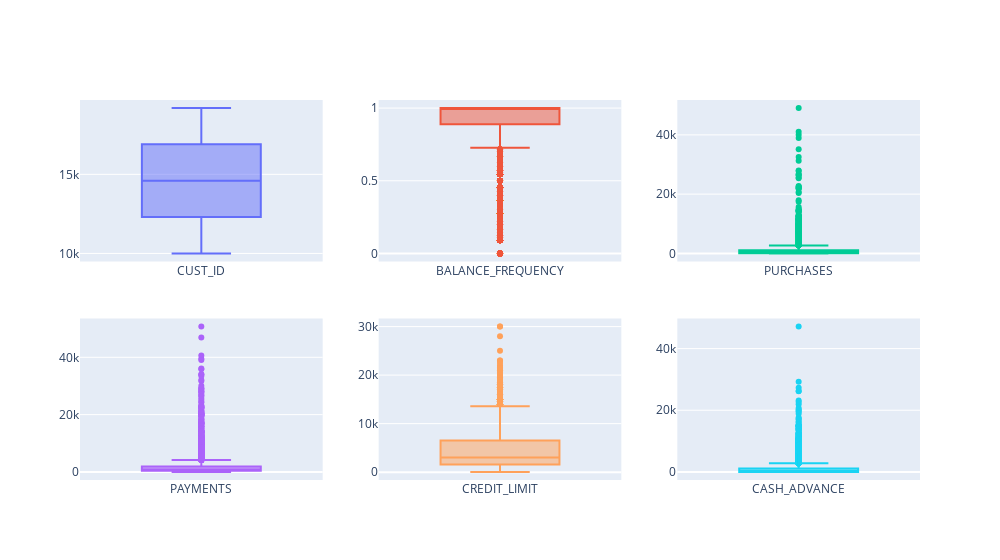

The cell this chart's notebook holds for it:
### Code cell
def plots(df):
    figure = make_subplots(2,3)
    for i , column in enumerate(df.columns) :
        row = (i//3)+1
        col = (i%3)+1
        figure.add_trace(go.Box(y=df[column] , name= column) , row= row , col= col)
    figure.update_layout(width = 1000 , showlegend = False)
    figure.show()

plots(df)

### Figure 1 — Plotly figure (JSON) as saved in the notebook; plotly's stock layout.template omitted (floating-point values rounded to 4 significant figures; data arrays with more than 128 entries replaced by an {"elided": "..."} marker saying what was removed)
{"data": [{"name": "CUST_ID", "type": "box", "xaxis": "x", "y": {"elided": "8949 int values"}, "yaxis": "y"}, {"name": "BALANCE_FREQUENCY", "type": "box", "xaxis": "x2", "y": {"elided": "8949 float values"}, "yaxis": "y2"}, {"name": "PURCHASES", "type": "box", "xaxis": "x3", "y": {"elided": "8949 float values"}, "yaxis": "y3"}, {"name": "PAYMENTS", "type": "box", "xaxis": "x4", "y": {"elided": "8949 float values"}, "yaxis": "y4"}, {"name": "CREDIT_LIMIT", "type": "box", "xaxis": "x5", "y": {"elided": "8949 float values"}, "yaxis": "y5"}, {"name": "CASH_ADVANCE", "type": "box", "xaxis": "x6", "y": {"elided": "8949 float values"}, "yaxis": "y6"}], "layout": {"showlegend": false, "width": 1000, "xaxis": {"anchor": "y", "domain": [0, 0.2889]}, "xaxis2": {"anchor": "y2", "domain": [0.3556, 0.6444]}, "xaxis3": {"anchor": "y3", "domain": [0.7111, 1]}, "xaxis4": {"anchor": "y4", "domain": [0, 0.2889]}, "xaxis5": {"anchor": "y5", "domain": [0.3556, 0.6444]}, "xaxis6": {"anchor": "y6", "domain": [0.7111, 1]}, "yaxis": {"anchor": "x", "domain": [0.575, 1]}, "yaxis2": {"anchor": "x2", "domain": [0.575, 1]}, "yaxis3": {"anchor": "x3", "domain": [0.575, 1]}, "yaxis4": {"anchor": "x4", "domain": [0, 0.425]}, "yaxis5": {"anchor": "x5", "domain": [0, 0.425]}, "yaxis6": {"anchor": "x6", "domain": [0, 0.425]}}}
